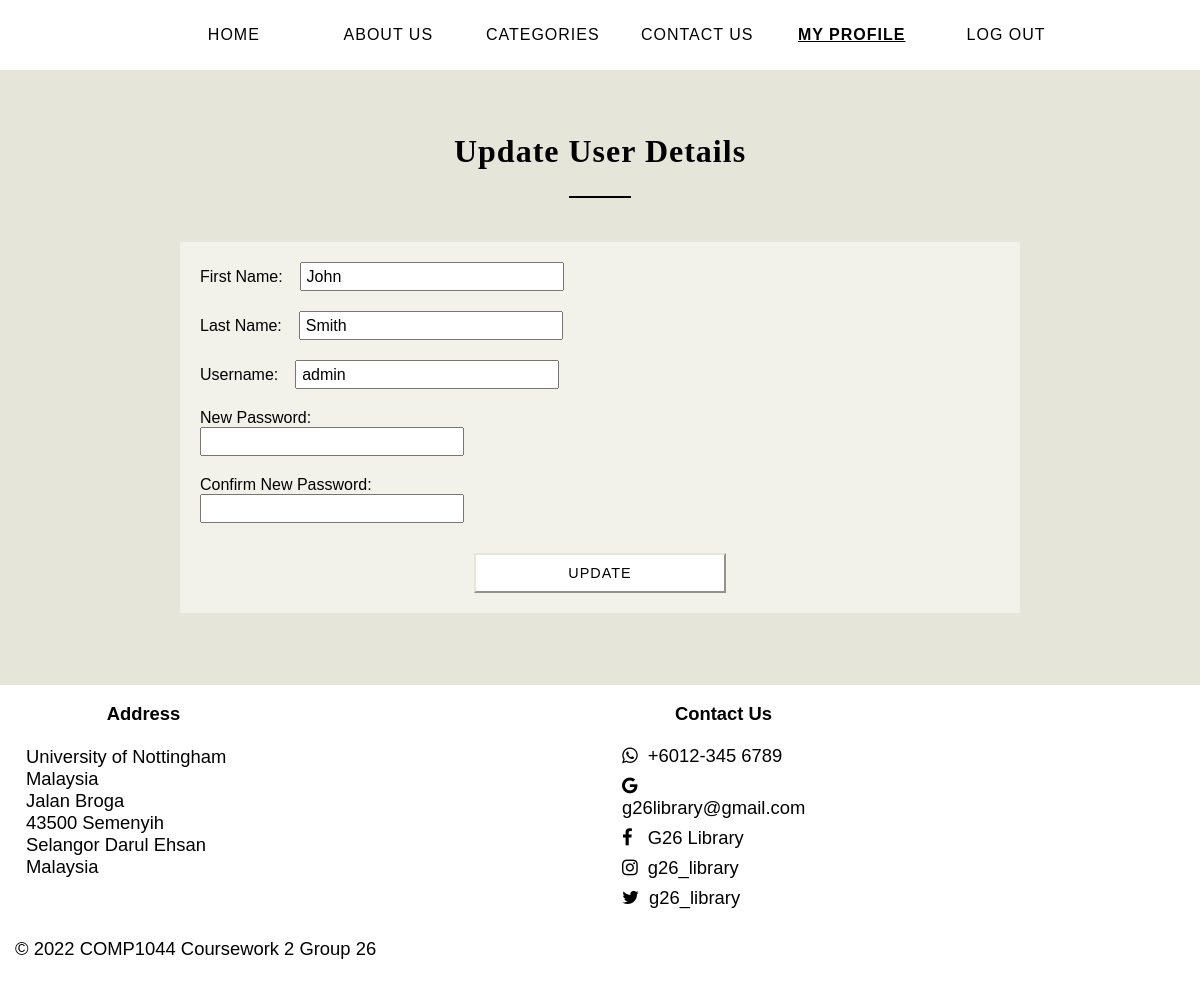
The app's page /updateuser.php (signed in) with its own data.
### tables this page shows
CREATE TABLE `users` (
  `user_id` int(8) NOT NULL,
  `username` varchar(80) NOT NULL,
  `password` varchar(80) NOT NULL,
  `firstname` varchar(80) NOT NULL,
  `lastname` varchar(80) NOT NULL
);

### updateuser.php (the view, shortened to what this page needs)
<!DOCTYPE html>
<html lang="en">
<head>
	<link rel="stylesheet" href="template.css">
	<link rel="stylesheet" href="form-template.css">
	<link rel="stylesheet" href="https://cdnjs.cloudflare.com/ajax/libs/font-awesome/4.7.0/css/font-awesome.min.css">
</head>
<body>
	<nav>
		<ul>
			<li><a href="home.html">Home</a></li>
			<li><a href="aboutus.html">About Us</a></li>
			<li><a href="categories.html">Categories</a></li>
			<li><a href="#contact-link">Contact Us</a></li>
			<li><a class="active" href="profile.php">My Profile</a></li>
			<li><a href="login.html">Log Out</a></li>
		</ul>
	</nav>
	<br><br>
	<h2 class="page-title-heading">Update User Details</h2>
	<hr class="page-heading-horizontal-line">
	<br><br>
	<?php
	$conn = new mysqli("localhost","root","","library");
	$sql = "SELECT * FROM `users` WHERE users.user_id = '".$_SESSION['user_id']."'";
	$result = $conn->query($sql);
	$row = $result->fetch_assoc();
	?>
	<form class="forms" id="updateuser-form" action="http://localhost/updateuserdetails.php" method="post">
		<div class="left-side">
			<label for="update-user-first-name">First Name: &ensp;</label>
				<input name="update-user-first-name" type="text" value="<?php echo $row['firstname']?>" required></input><br>
			<label for="update-user-last-name">Last Name: &ensp;</label>
				<input name="update-user-last-name" type="text" value="<?php echo $row['lastname']?>" required></input><br>
			<label for="update-user-username">Username: &ensp;</label>
				<input name="update-user-username" type="text" value="<?php echo $row['username']?>" required></input><br>
			<label for="update-user-password">New Password: &ensp;</label>
				<input name="update-user-password" type="password" required></input><br>
			<label for="update-user-password-confirm">Confirm New Password: &ensp;</label>
				<input name="update-user-password-confirm" type="password" required></input><br>
		</div>
		<button type="submit" form="updateuser-form" name="update" onclick="checkPassword()">Update</button>
	</form>
	<br><br><br><br>
	<footer id="contact-link">
	<table class="footerTable">
		<tr>
			<th>Address</th>
			<th>Contact Us</th>
		</tr>
		<tr>
			<td>University of Nottingham Malaysia<br>Jalan Broga<br>43500 Semenyih<br>Selangor Darul Ehsan<br>Malaysia<br><br></td>
			<td><i class="fa fa-whatsapp"></i>+6012-345 6789<br><i class="fa fa-google"></i>g26library@gmail.com<br><i class="fa fa-facebook"></i> G26 Library<br><i class="fa fa-instagram"></i>g26_library<br><i class="fa fa-twitter"></i>g26_library</td>
		</tr>
	</table>
	<p>&copy; 2022 COMP1044 Coursework 2 Group 26</p>
	</footer>
</body>
</html>

### template.css (style rules this page uses)
html { height: 100%; font-family: "Candara", sans-serif; }
body { background-color: #e6e5da; height: 100%; margin: 0; user-select: none; }
nav { background-color: white; overflow: hidden; height: 70px; margin: 0; }
nav ul { text-align: center; }
nav ul li { display: inline-block; list-style-type: none; }
nav a { float: left; text-align: center; padding: 10px 15px; width: 120px; color: black; letter-spacing: 1px; text-decoration: none; text-transform: uppercase; }
nav a.active { text-decoration: underline; font-weight: bold; }
footer { background-color: white; overflow: hidden; padding: 7px 15px; font-size: 115%; color: black; }
footer .footerTable { border-spacing: 10px; }
footer .footerTable th,td { padding-right: 350px; }
footer .footerTable i { padding: 10px 10px 0px 0px; }

### form-template.css (style rules this page uses)
.page-title-heading { text-align: center; font-family: "Book Antiqua", serif; font-size: 200%; letter-spacing: 1px; }
.page-heading-horizontal-line { text-align: center; width: 5%; border: 0.8px solid black; background: black; }
.forms { background-color: #f2f2eb; width: 70%; margin: auto; display: grid; grid-template-columns: 1fr 1fr; grid-gap: 20px; }
.forms input { height: 15px; padding: 5px; font-size: 100%; font-family: "Candara", sans-serif; margin-bottom: 20px; width: 250px; }
.forms .left-side, .right-side { padding: 20px; }
.forms button { grid-column: span 2; margin: auto; padding: 10px; width: 30%; margin-top: -30px; margin-bottom: 20px; background-color: white; cursor: pointer; border-style: 1px groove; border-color: #e6e5da; letter-spacing: 1px; text-transform: uppercase; font-size: 90%; }

### records on screen
users: update-user-first-name "John", update-user-last-name "Smith", update-user-username "admin"
